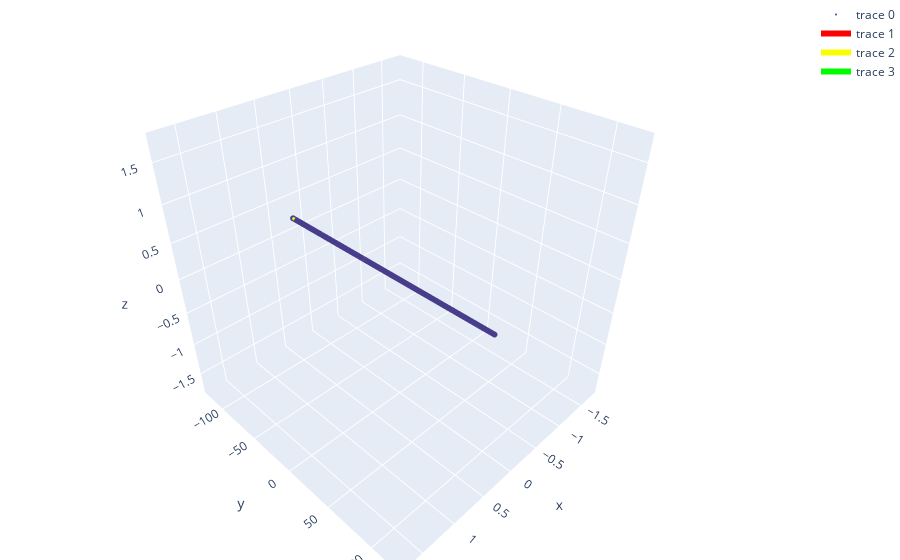

Write notebook code for a chart like this one.
### Code cell
U2, s2, VT2 = np.linalg.svd(A2)
print(U2),print(), print(s2), print(), print(VT2)
plot_with_vectors_u(A2_X, A2_Y, A2_Z, U2, s2)

### Figure 1 — Plotly figure (JSON) as saved in the notebook; plotly's stock layout.template omitted (floating-point values rounded to 4 significant figures; data arrays with more than 128 entries replaced by an {"elided": "..."} marker saying what was removed)
{"data": [{"marker": {"color": "darkslateblue", "size": 2}, "mode": "markers", "type": "scatter3d", "x": {"elided": "1000 float values"}, "y": {"elided": "1000 float values"}, "z": {"elided": "1000 float values"}}, {"line": {"color": "rgb(250,3,0)", "width": 6}, "marker": {"color": "rgb(250,3,0)", "size": 1}, "type": "scatter3d", "x": [0, -1.014], "y": [0, -122.3], "z": [0, -1.014]}, {"line": {"color": "rgb(250,253,0)", "width": 6}, "marker": {"color": "rgb(250,253,0)", "size": 1}, "type": "scatter3d", "x": [0, 1.404], "y": [0, -0.02329], "z": [0, 1.404]}, {"line": {"color": "rgb(0,253,0)", "width": 6}, "marker": {"color": "rgb(0,253,0)", "size": 1}, "type": "scatter3d", "x": [0, -2.822e-16], "y": [0, 2.468e-32], "z": [0, 2.822e-16]}], "layout": {"margin": {"b": 0, "l": 0, "r": 0, "t": 0}}}
